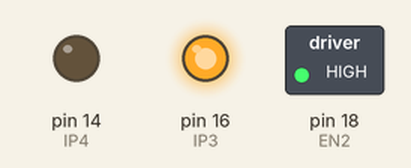
Bench run of a sketch on a simulated Arduino Uno, built with avr-gcc and run on an emulated ATmega328P. Shown: switched loads named in the sketch (green lamp = pin HIGH), output pins drawn as LEDs (lit = HIGH).

Above: at 1.5 s.
At 4.5 s:
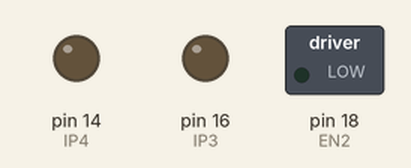
Timing chart, 0 to 7.8 s (numbered marks = the images above):
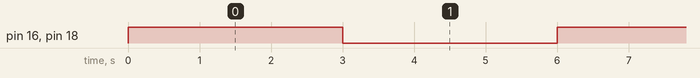

Measured:
- by itself, pin 16 (IP3), pin 18 (EN2): alternates HIGH for 3.0 s and LOW for 3.0 s

The sketch:

FAN.ino
```cpp
#define EN2 18
#define IP3 16
#define IP4 14

void Fan_ON();
void Fan_OFF();


void setup(){
  //Define DC motor(FAN) pins as output
  pinMode(EN2,OUTPUT);
  pinMode(IP3,OUTPUT);
  pinMode(IP4,OUTPUT);

  //Initially tunr OFF the Fan
  digitalWrite(EN2,LOW);
  digitalWrite(IP3,LOW);
  digitalWrite(IP4,LOW);


}

void loop(){
  Fan_ON();
  delay(3000);
  Fan_OFF();
  delay(3000);

}


void Fan_ON(){
  digitalWrite(EN2,HIGH);
  digitalWrite(IP3,HIGH);
  digitalWrite(IP4,LOW);
}

void Fan_OFF(){
  digitalWrite(EN2,LOW);
  digitalWrite(IP3,LOW);
  digitalWrite(IP4,LOW);
}
```
